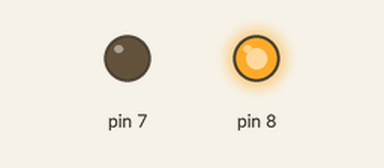
The sketch below on a simulated Arduino Uno, built with avr-gcc and run on an emulated ATmega328P. On the bench: output pins drawn as LEDs (lit = HIGH).

Above: at 2.5 s.
At 7.5 s:
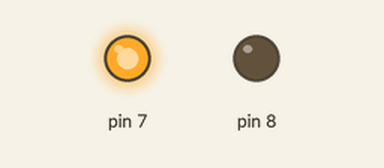
At 12.5 s:
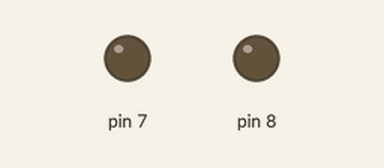
Timing chart, 0 to 19.5 s (numbered marks = the images above):
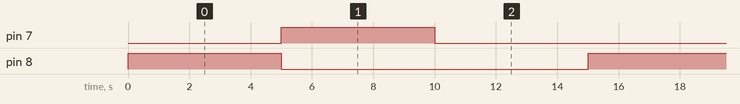

The sketch:

dc_motor.ino
```cpp
void setup() {
  // put your setup code here, to run once:
  pinMode(8,OUTPUT);
  pinMode(7,OUTPUT);
}

void loop() {
  // put your main code here, to run repeatedly:
  digitalWrite(8,1);
  digitalWrite(7,0);
  delay(5000);

  digitalWrite(8,0);
  digitalWrite(7,1);
  digitalWrite(10,0);
  delay(5000);

  digitalWrite(8,0);
  digitalWrite(7,0);
  delay(5000);
}
```

Measured:
- by itself, pin 7, pin 8: alternates HIGH for 5.0 s and LOW for 10.0 s
- by itself, everything shown: repeats every 15.0 s, in 3 steps
